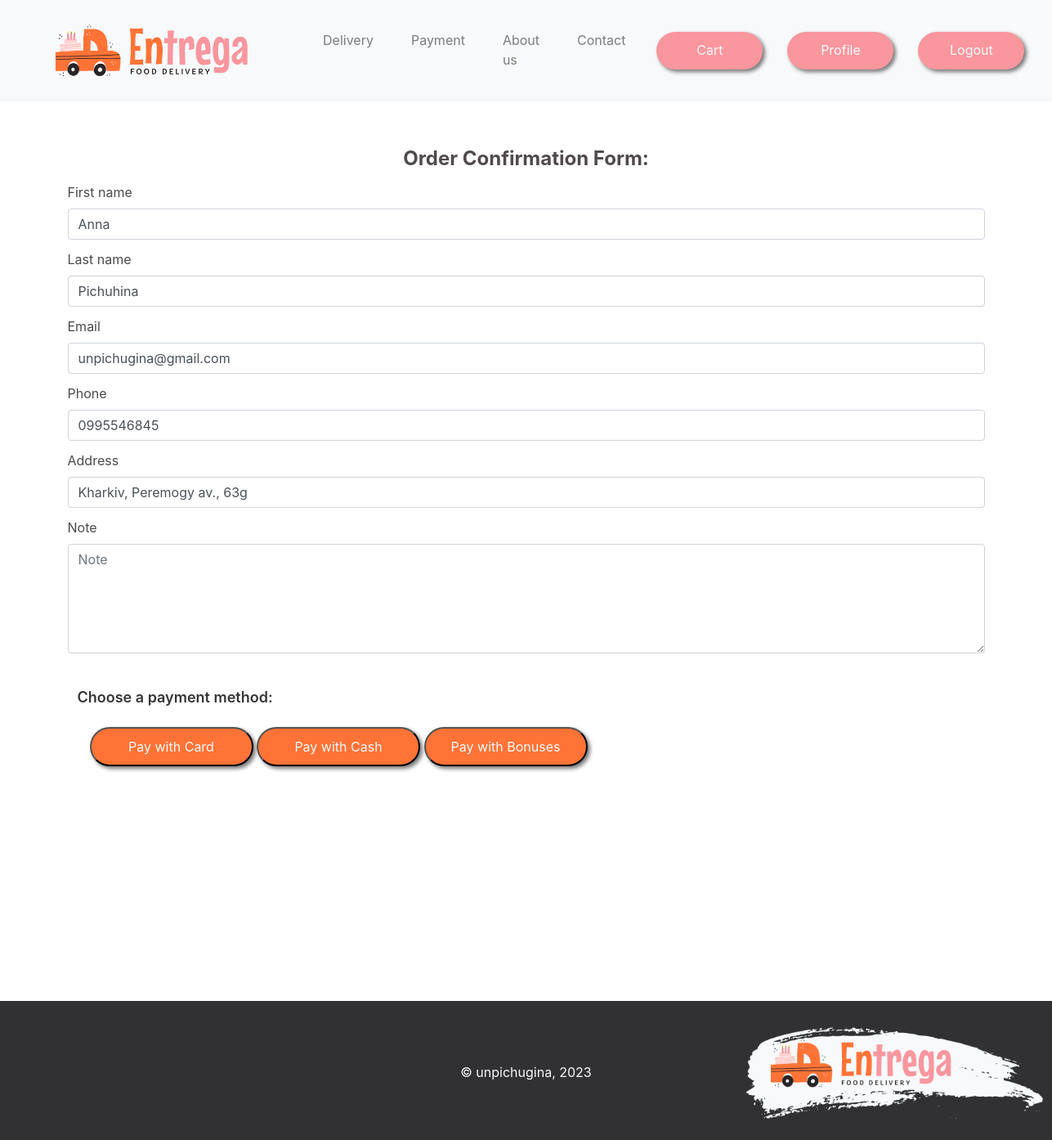
Page /payment/create-checkout-session/ (signed in) on the committed database.
### core/models.py (models this page shows)
class AppUser(AbstractUser):
    phone = models.CharField(max_length=10)
    address = models.CharField(max_length=255)
    bonus = models.FloatField(default=0)

### payment/views.py (the view, shortened to what this page needs)
# urls.py: path('create-checkout-session/', views.CreateCheckoutSessionView.as_view(), name='create-checkout-session'),
class CreateCheckoutSessionView(FormView):
    template_name = 'order.html'
    form_class = OrderConfirmationForm
    success_url = reverse_lazy('home')
    def get_context_data(self, **kwargs):
        context = super(CreateCheckoutSessionView, self).get_context_data(**kwargs)
        user = self.request.user
        if user.is_authenticated:
            context['form'] = OrderConfirmationForm(
                initial={'first_name': user.first_name, 'last_name': user.last_name,
                         'email': user.email, 'phone': user.phone, 'address': user.address}
            )
        return context

### order/forms.py
class OrderConfirmationForm(forms.ModelForm):
    class Meta:
        model = Order
        exclude = ('created_at', 'user', 'status', 'total')
        widgets = {'note': forms.Textarea(attrs={'cols': 35, 'rows': 5}),
                   'email': forms.EmailInput,
                   }

### order/templates/order.html (shortened to what this page needs)
{% extends 'base.html' %}
{%  load static %}
{% load bootstrap4 %}
{% block css %}
    <link rel="stylesheet" href="{% static 'css/custom.css' %}">
{% endblock css %}
{%  block content %}
    <br>
    <h3 class="card-title font-weight-bold" style="text-align: center; color: #504A4A;">Order Confirmation Form:</h3>
    <div class="container">
        <form target="_blank" action="{% url 'payment:create-checkout-session' %}" method="POST" enctype="multipart/form-data">
            <table>
                {% bootstrap_form form %}
                <tr>
                    <td>
                        <br>
                        <h5>Choose a payment method:</h5>
                        <div class="container">
                            <button type="submit" class="action-btn" name="pay_card" style="width: 200px" data-cart-id="{{ cart.id }}">Pay with Card</button>
                            <button type="submit" class="action-btn addOrder" name="pay_cash" style="width: 200px" data-cart-id="{{ cart.id }}">Pay with Сash</button>
                            <button type="submit" class="action-btn addOrder" name="pay_bonus" style="width: 200px" data-cart-id="{{ cart.id }}">Pay with Bonuses</button>
                        </div>
                        <br>
                    </td>
                </tr>
            </table>
        </form>
    </div>
{%  endblock content %}
{% block js %}
    <link rel="stylesheet" href="https://cdn.jsdelivr.net/npm/bulma@0.9.3/css/bulma.min.css">
{% endblock js %}

### static/css/custom.css (style rules this page uses)
h5 { height: 30px; }
.action-btn { background-color: #FF7336; color: #F8F9FA !important; text-underline-color: transparent; border-radius: 30px; padding: 10px 25px !important; box-shadow: 3px 3px 5px #777; width: 100px; text-align: center; }
.card-title { color: black; }

### rows in the picture
AppUser: first_name "Anna", last_name "Pichuhina", email "unpichugina@gmail.com", phone "0995546845", address "Kharkiv, Peremogy av., 63g"
